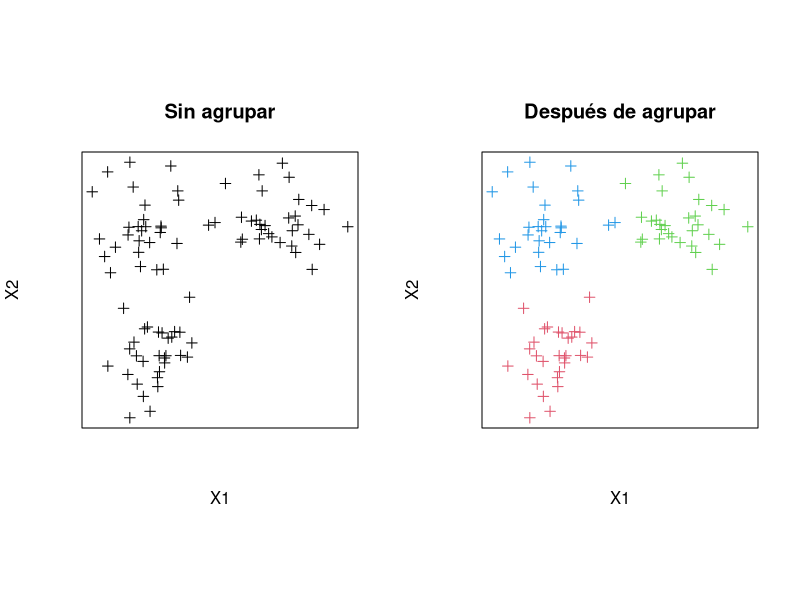
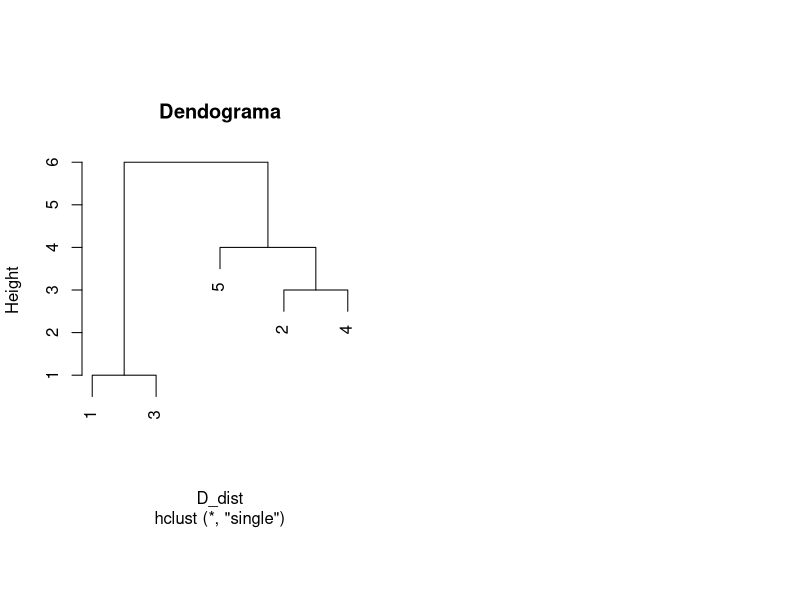
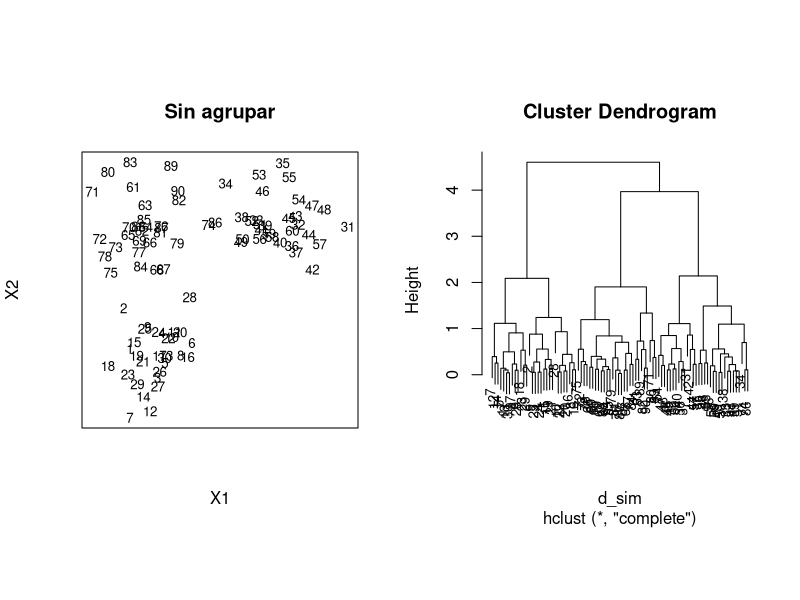
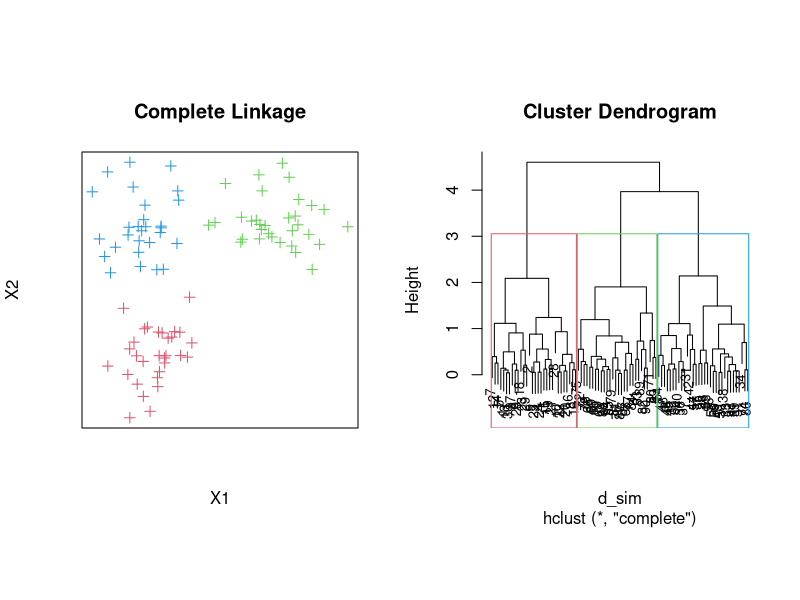
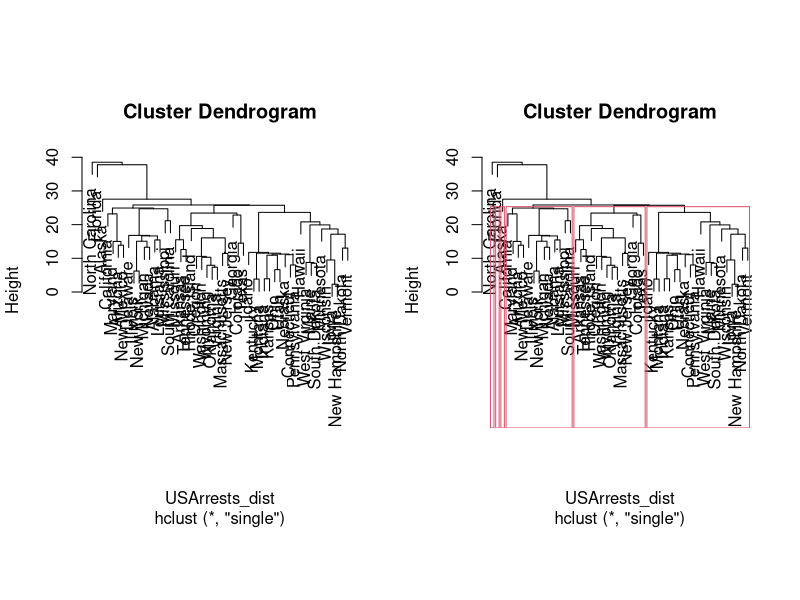

R code for these plots, in order:
## ---- chunk 1
library(mvtnorm)
set.seed(1)
media1 <- c(1,1)
media2 <- c(3,3)
media3 <- c(1,3)
n1 <- 30
n2 <- 30
n3 <- 30
escala <- 0.2
grupo1 <- rmvnorm(n1,mean = media1,sigma = escala*diag(length(media1)))
grupo2 <- rmvnorm(n2,mean = media2,sigma = escala*diag(length(media2)))
grupo3 <- rmvnorm(n3,mean = media3,sigma = escala*diag(length(media3)))
grupo_clase <- c(rep(1,n1),rep(2,n2),rep(3,n3))
posiciones <- rbind(grupo1,grupo2,grupo3)
## ---- chunk 2
par(pty="s",mfrow=c(1,2))
plot(posiciones,pch=3,xaxt='n',yaxt='n',xlab="X1",ylab="X2",main="Sin agrupar")
plot(posiciones,pch=3,xaxt='n',yaxt='n',xlab="X1",ylab="X2",
     col=grupo_clase+1,main="Después de agrupar")
## ---- chunk 3
D=matrix(c(0,7,1,9,8,7,0,6,3,5,1,6,0,8,7,9,3,8,0,4,8,5,7,4,0),ncol=5)
colnames(D)=as.character(1:5)
rownames(D)=as.character(1:5)
print(D)
## ---- chunk 4
D1=matrix(c(0,6,8,7,6,0,3,5,8,3,0,4,7,5,4,0),ncol=4)
colnames(D1)=c("G13",2,4,5)
rownames(D1)=c("G13",2,4,5)
print(D1)
## ---- chunk 5
D2=matrix(c(0,6,5,6,0,4,5,4,0),ncol=3)
colnames(D2)=c("G13","G24",5)
rownames(D2)=c("G13","G24",5)
print(D2)
## ---- chunk 6
D3=matrix(c(0,5,5,0),ncol=2)
colnames(D3)=c("G12","G245")
rownames(D3)=c("G12","G245")
print(D3)
## ---- chunk 7
D_dist=as.dist(D)
d_tree=hclust(D_dist,method="single")
plot(d_tree, main="Dendograma")
## ---- chunk 8
d_sim <- dist(posiciones)
d_sim_clust <- hclust(d_sim)
d_sim_grupos <- cutree(d_sim_clust,k=3)
## ---- chunk 9
par(pty="s",mfrow=c(1,2))
plot(posiciones,pch=NA,xaxt='n',yaxt='n',xlab="X1",ylab="X2",main="Sin agrupar")
text(posiciones,labels=as.character(1:(n1+n2+n3)),cex=0.8)
plot(d_sim_clust,cex=0.8)
## ---- chunk 10
par(pty="s",mfrow=c(1,2))
plot(posiciones,pch=3,xaxt='n',yaxt='n',xlab="X1",ylab="X2",main="Complete Linkage",col=d_sim_grupos+1)
# text(posiciones,labels=as.character(1:(n1+n2+n3)),cex=0.8)
plot(d_sim_clust,cex=0.8)
rect.hclust(d_sim_clust, k = 3, border = c(1:3)+1)
## ---- chunk 11
data("USArrests")
head(USArrests)
## ---- chunk 12
USArrests_dist=dist(USArrests)
USArrests_clust=hclust(USArrests_dist,method="single")
plot(USArrests_clust)
## ---- chunk 13
USArrests_clust_4=cutree(USArrests_clust,k=6)
plot(USArrests_clust)
rect.hclust(USArrests_clust,k=6)
## ---- chunk 14
usarrest <- kmeans(USArrests,3)
## ---- chunk 15
usarrest$cluster
## ---- chunk 16
usarrest$centers
